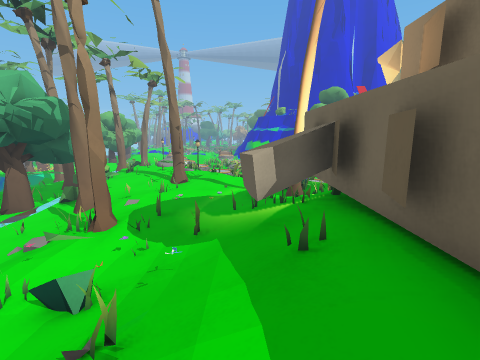
View 1 (above)

16 first-person views from a walk through a level from a Godot 3-D game. The camera is 1.2 m above the floor, tilts 10° down and sees 85° across. The floor is counted in squares, 1 m on a side. Each view is taken from the middle of a square. On the plan, view 1 faces up. The plan holds only what a view shows up to about 12 squares ahead; the rest is blank. The place goes on beyond the plan. Surface patterns are stand-ins for the level's own textures.

View 2
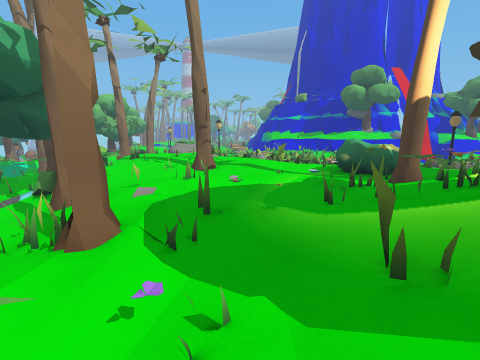

View 3
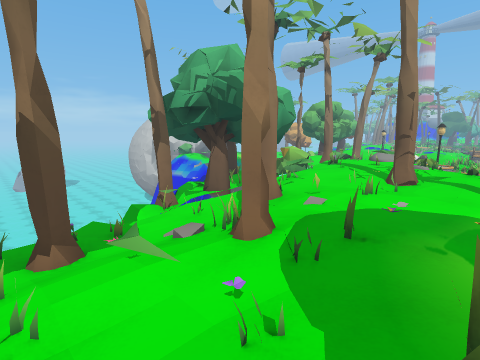

View 4
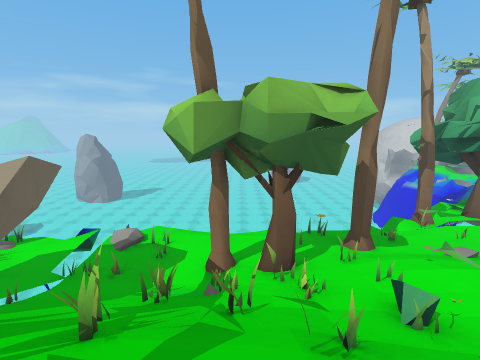

View 5
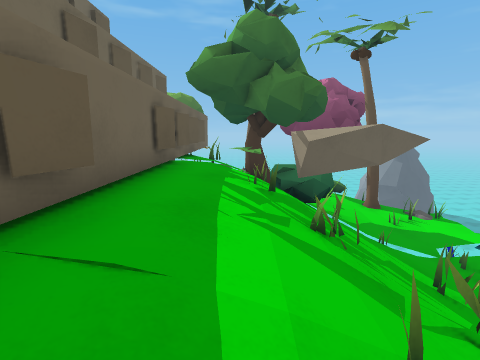

View 6
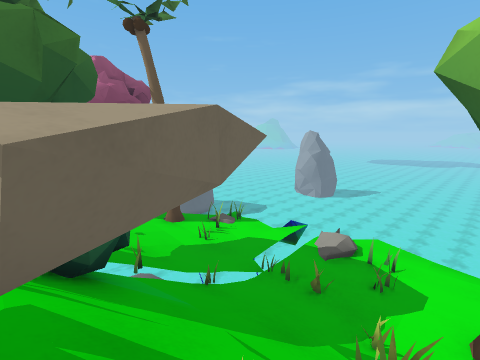

View 7
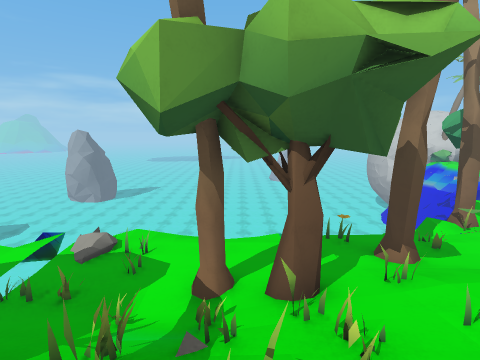

View 8
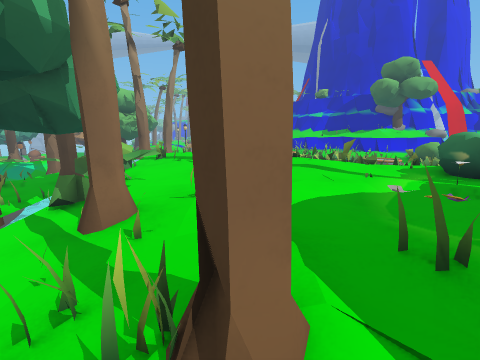

View 9
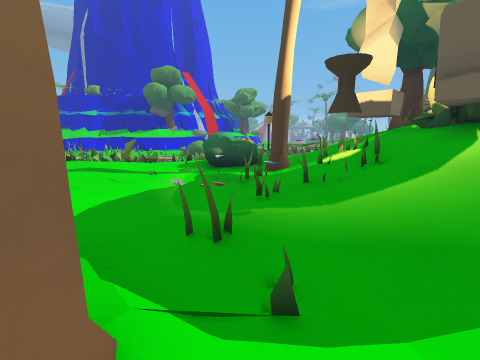

View 10
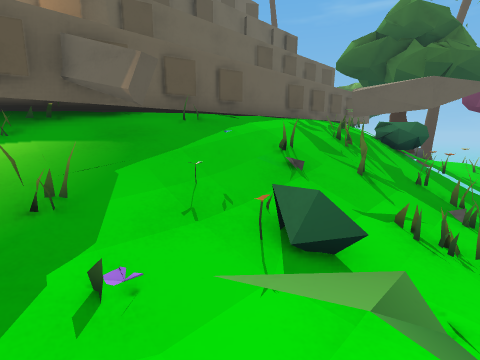

View 11
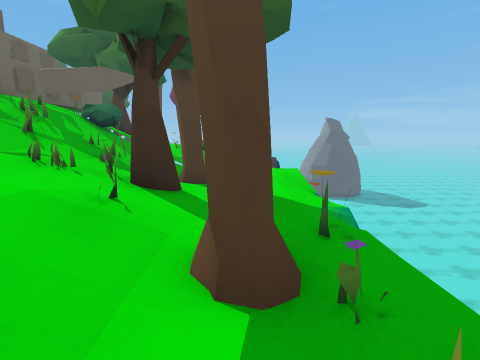

View 12
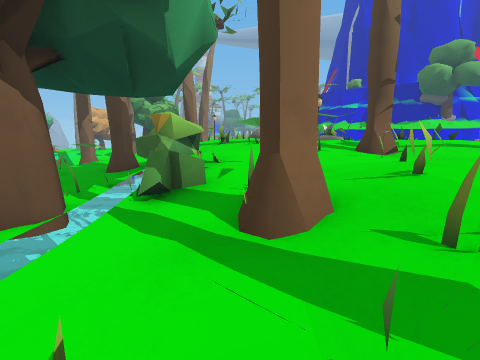

View 13
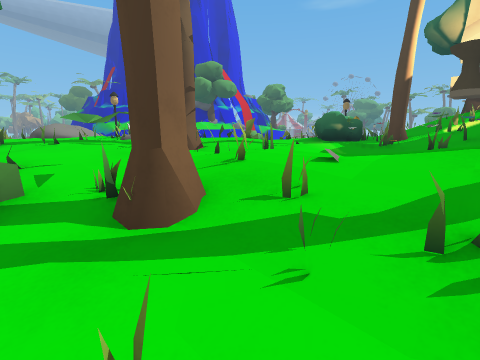

View 14
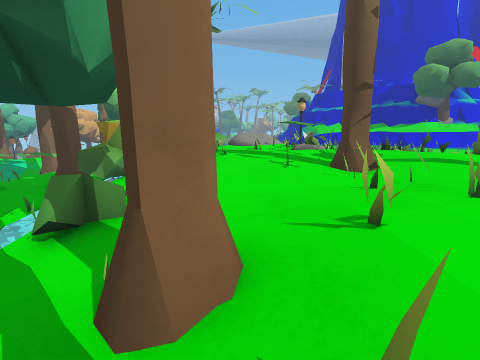

View 15
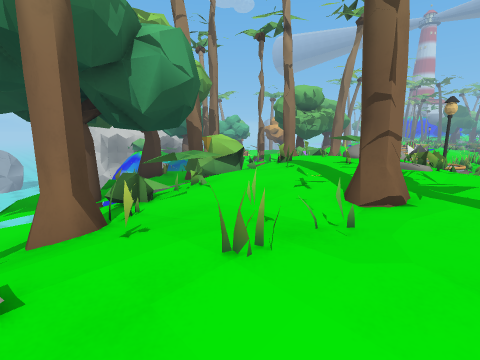

View 16
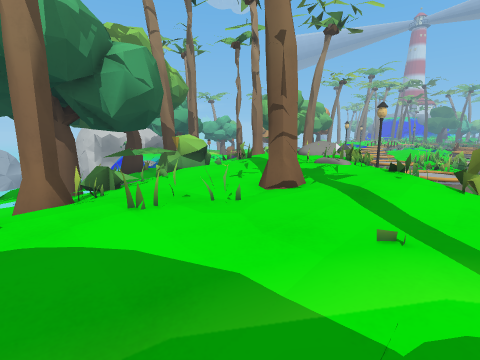

### Floor plan
Key: @ floor where view 1 was taken; # wall or solid block; x gap in a wall; . main floor; : floor 0.25 m higher than the main floor; - floor 0.25 m lower than the main floor; _ floor 0.5 m lower than the main floor; + floor 0.75 m higher than the main floor; < floor 0.75 m lower than the main floor; ( floor 1 m lower than the main floor; * floor 1.25 m higher than the main floor; % floor 1.5 m higher than the main floor; & floor 1.75 m higher than the main floor; / step, stairs or slope; = window, fence, low wall or low ledge; ^ raised ledge; v drop or lower ground.
Columns run from 12 left of view 1 to 3 right of it. Each row starts with its distance up from view 1.
 23        = =
 22      ##===__
 21        ==#_<  ==
 20      v//vv=
 19     .:::==#
 18    v=.:.===#=
 17    #..:::::==#
 16 ^###=..##.:#===
 15 ==##...###.:=.#
 14  <vv##........=
 13  <vv###.#....=#=
 12  ##v//-.......##
 11  #vv<#x#/...=###
 10   (v<_///../.=#
  9   #x<<//../.==#
  8    (<<#x#//:/=#
  7     <</-#/:://#
  6     =<//..:=/##
  5    v##//#..//##
  4    vv</#/#://##
  3    v <<_-.#///#
  2    v<<###////%#
  1    v<<###/=//&#
  0    v< #####/@&#
 -1    v==######=&#
 -2    v=## _###/&#
 -3    v_(# _###/&#
 -4     vvvvv##vvv#
 -5    v((((<-:+*%#
 -6    v #=   #####

Positions as (right, up) in squares from view 1, and headings:
1: (0, 0), facing up
2: (-2, 4), facing up
3: (-1, 4), facing up-left
4: (1, 1), facing left
5: (0, 3), facing down
6: (-1, 0), facing down-left
7: (-1, 1), facing left
8: (-4, 6), facing up
9: (-4, 6), facing up-right
10: (-4, 6), facing down-right
11: (-7, 7), facing down
12: (-7, 8), facing up
13: (-8, 8), facing up-right
14: (-6, 9), facing up
15: (-2, 10), facing up-left
16: (0, 10), facing up-left
